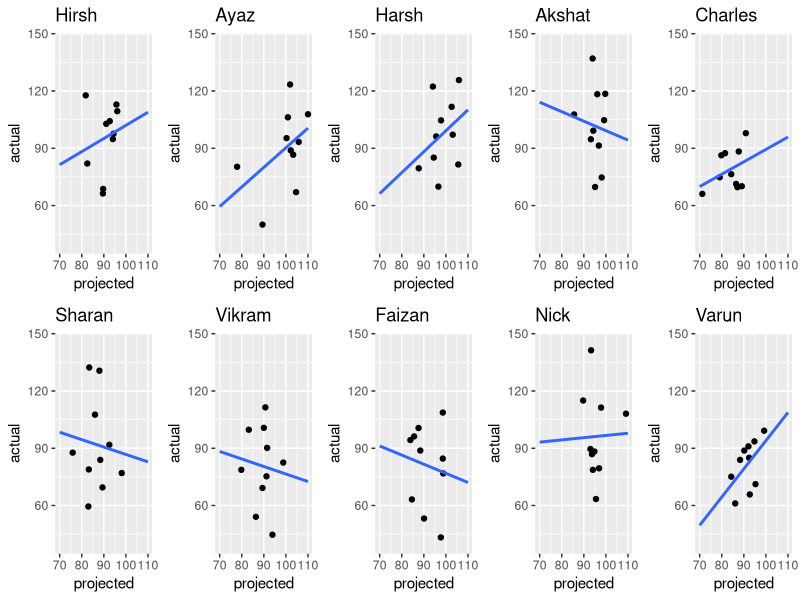
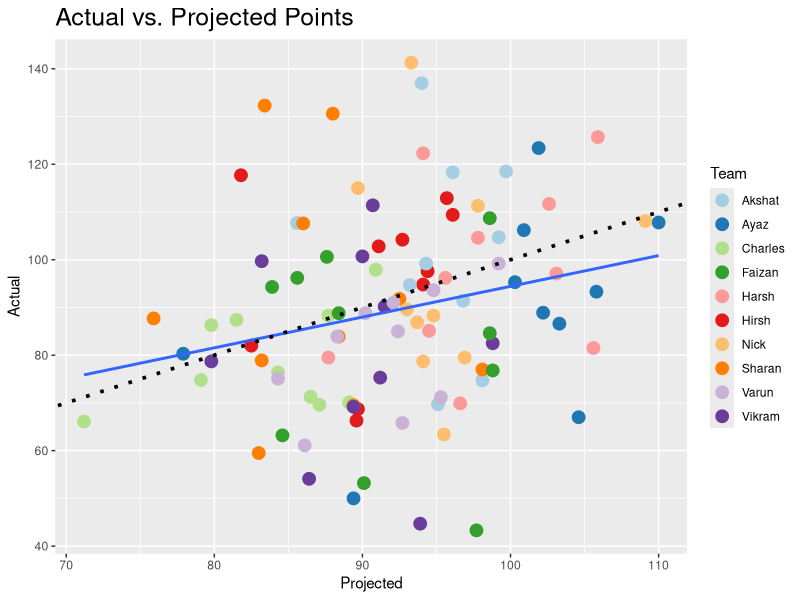
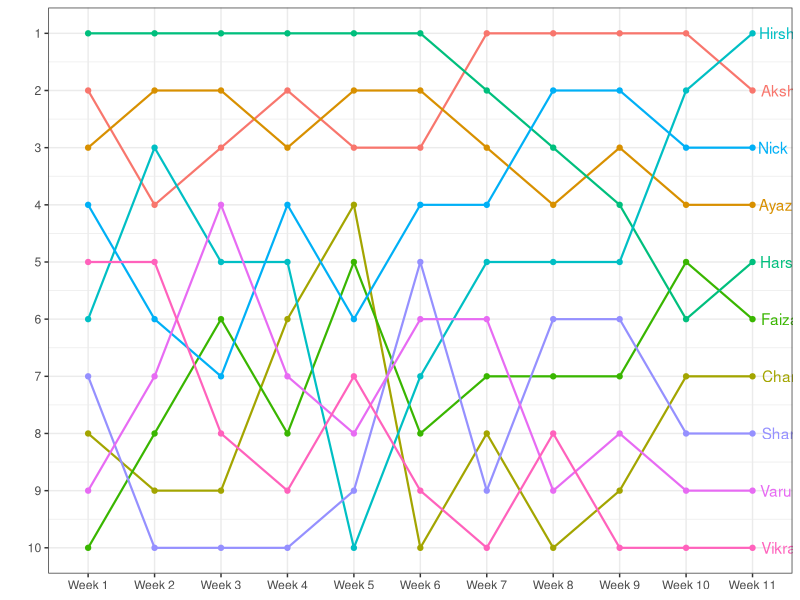

Reproduce these figures in R, in order.
# Create data frame for each team

hirsh_projected <- c(95.7, 92.7, 89.6, 89.7, 82.5, 94.1, 96.1, 94.4, 91.1, 81.8)
hirsh_actual <- c(112.9, 104.2, 66.3, 68.7, 82, 94.8, 109.4, 97.6, 102.8, 117.7)
hirsh <- list(hirsh_actual, hirsh_projected)
hirsh <- as.data.frame(hirsh, row.names = c("Week 1", "Week 2", "Week 3", "Week 4", "Week 5", 
                                            "Week 6", "Week 7", "Week 8", "Week 9", "Week 10"))
colnames(hirsh) <- c("actual", "projected")

ayaz_projected <- c(104.6, 110, 100.3, 100.9, 89.4, 101.9, 103.3, 102.2, 77.9, 105.8)
ayaz_actual <- c(67, 107.8, 95.3, 106.2, 50, 123.4, 86.6, 88.9, 80.3, 93.3)
ayaz <- list(ayaz_actual, ayaz_projected)
ayaz <- as.data.frame(ayaz, row.names = c("Week 1", "Week 2", "Week 3", "Week 4", "Week 5",
                                          "Week 6", "Week 7", "Week 8", "Week 9", "Week 10"))
colnames(ayaz) <- c("actual", "projected")

harsh_projected <- c(94.1, 102.6, 95.6, 105.9, 97.8, 94.5, 103.1, 105.6, 96.6, 87.7)
harsh_actual <- c(122.3, 111.7, 96.2, 125.7, 104.6, 85.1, 97.1, 81.5, 69.9, 79.5)
harsh <- list(harsh_actual, harsh_projected)
harsh <- as.data.frame(harsh, row.names = c("Week 1", "Week 2", "Week 3", "Week 4", "Week 5",
                                            "Week 6", "Week7", "Week 8", "Week 9", "Week 10"))
colnames(harsh) <- c("actual", "projected")

akshat_projected <- c(96.8, 98.1, 96.1, 99.7, 95.1, 93.2, 94, 85.6, 99.2, 94.3)
akshat_actual <- c(91.4, 74.7, 118.3, 118.5, 69.7, 94.7, 137, 107.7, 104.7, 99.2)
akshat <- list(akshat_actual, akshat_projected)
akshat <- as.data.frame(akshat, row.names = c("Week 1", "Week 2", "Week 3", "Week 4", "Week 5",
                                              "Weeek 6", "Week 7", "Week 8", "Week 9", "Week 10"))
colnames(akshat) <- c("actual", "projected")

charles_projected <- c(87.7, 87.1, 84.3, 86.5, 90.9, 89.1, 79.1, 79.8, 71.2, 81.5)
charles_actual <- c(88.3, 69.6, 76.4, 71.3, 97.9, 70.1, 74.8, 86.3, 66.1, 87.4)
charles <- list(charles_actual, charles_projected)
charles <- as.data.frame(charles, row.names = c("Week 1", "Week 2", "Week 3", "Week 4", "Week 5",
                                                "Week 6", "Week 7", "Week 8", "Week 9", "Week 10"))
colnames(charles) <- c("actual", "projected")

sharan_projected <- c(83.2, 89.4, 83.0, 92.5, 83.4, 86, 88.4, 88.0, 75.9, 98.1)
sharan_actual <- c(78.9, 69.5, 59.5, 91.8, 132.3, 107.6, 83.9, 130.6, 87.7, 77.0)
sharan <- list(sharan_actual, sharan_projected)
sharan <- as.data.frame(sharan, row.names = c("Week 1", "Week 2", "Week 3", "Week 4", "Week 5",
                                              "Week 6", "Week 7", "Week 8", "Week 9", "Week 10"))
colnames(sharan) <- c("actual", "projected")

vikram_projected <- c(91.5, 98.8, 91.2, 93.9, 83.2, 90.7, 86.4, 90.0, 79.8, 89.4)
vikram_actual <- c(90.2, 82.5, 75.3, 44.7, 99.7, 111.4, 54.1, 100.7, 78.7, 69.2)
vikram <- list(vikram_actual, vikram_projected)
vikram <- as.data.frame(vikram, row.names = c("Week 1", "Week 2", "Week 3", "Week 4", "Week 5",
                                              "Week 6", "Week 7", "Week 8", "Week 9", "Week 10"))
colnames(vikram) <- c("actual", "projected")

faizan_projected <- c(97.7, 98.6, 98.8, 98.6, 85.6, 90.1, 88.4, 84.6, 83.9, 87.6)
faizan_actual <- c(43.3, 108.7, 76.8, 84.6, 96.2, 53.2, 88.8, 63.2, 94.3, 100.6)
faizan <- list(faizan_actual, faizan_projected)
faizan <- as.data.frame(faizan, row.names = c("Week 1", "Week 2", "Week 3", "Week 4", "Week 5",
                                              "Week 6", "Week 7", "Week 8", "Week 9", "Week 10"))
colnames(faizan) <- c("actual", "projected")

nick_projected <- c(94.8, 94.1, 93.7, 93.3, 95.5, 89.7, 93, 97.8, 109.1, 96.9)
nick_actual <- c(88.3, 78.7, 86.9, 141.3, 63.4, 115, 89.6, 111.3, 108.1, 79.5)
nick <- list(nick_actual, nick_projected)
nick <- as.data.frame(nick, row.names = c("Week 1", "Week 2", "Week 3", "Week 4", "Week 5",
                                          "Week 6", "Week 7", "Week 8", "Week 9", "Week 10"))
colnames(nick) <- c("actual", "projected")

varun_projected <- c(95.3, 99.2, 88.3, 92.7, 92.4, 94.8, 90.2, 86.1, 84.3, 92.1)
varun_actual <- c(71.2, 99.2, 83.9, 65.8, 85.0, 93.6, 88.8, 61.1, 75.1, 91)
varun <- list(varun_actual, varun_projected)
varun <- as.data.frame(varun, row.names = c("Week 1", "Week 2", "Week 3", "Week 4", "Week 5",
                                            "Week 6", "Week 7", "Week 8", "Week 9", "Week 10"))
colnames(varun) <- c("actual", "projected")


# Plot 
library(ggplot2)
library(gridExtra)
a <- ggplot(hirsh, aes(x=projected, y=actual)) +
  geom_point() + stat_smooth(method = "lm", se = FALSE, fullrange = TRUE) +
  xlim(70,110) + ylim(40,145) +
  ggtitle("Hirsh")

b <- ggplot(ayaz, aes(x=projected, y=actual)) +
  geom_point() + stat_smooth(method = "lm", se = FALSE, fullrange = TRUE) +
  xlim(70,110) + ylim(40,145) +
  ggtitle("Ayaz")

c <- ggplot(harsh, aes(x=projected, y=actual)) +
  geom_point() + stat_smooth(method = "lm", se = FALSE, fullrange = TRUE) +
  xlim(70,110) + ylim(40,145) +
  ggtitle("Harsh")

d <- ggplot(akshat, aes(x=projected, y=actual)) +
  geom_point() + stat_smooth(method = "lm", se = FALSE, fullrange = TRUE) +
  xlim(70,110) + ylim(40,145) +
  ggtitle("Akshat")

e <- ggplot(charles, aes(x=projected, y=actual)) +
  geom_point() + stat_smooth(method = "lm", se = FALSE, fullrange = TRUE) +
  xlim(70,110) + ylim(40,145) +
  ggtitle("Charles")

f <- ggplot(sharan, aes(x=projected, y=actual)) +
  geom_point() + stat_smooth(method = "lm", se = FALSE, fullrange = TRUE) +
  xlim(70,110) + ylim(40,145) +
  ggtitle("Sharan")

g <- ggplot(vikram, aes(x=projected, y=actual)) +
  geom_point() + stat_smooth(method = "lm", se = FALSE, fullrange = TRUE) +
  xlim(70,110) + ylim(40,145) +
  ggtitle("Vikram")

h <- ggplot(faizan, aes(x=projected, y=actual)) +
  geom_point() + stat_smooth(method = "lm", se = FALSE, fullrange = TRUE) +
  xlim(70,110) + ylim(40,145) +
  ggtitle("Faizan")

i <- ggplot(nick, aes(x=projected, y=actual)) +
  geom_point() + stat_smooth(method = "lm", se = FALSE, fullrange = TRUE) +
  xlim(70,110) + ylim(40,145) +
  ggtitle("Nick")

j <- ggplot(varun, aes(x=projected, y=actual)) +
  geom_point() + stat_smooth(method = "lm", se = FALSE, fullrange = TRUE) +
  xlim(70,110) + ylim(40,145) +
  ggtitle("Varun")

grid.arrange(a,b,c,d,e,f,g,h,i,j, nrow = 2)

# Create plot for total league actual vs projected scores
projected <- c(hirsh_projected, ayaz_projected, harsh_projected, akshat_projected, charles_projected,
               sharan_projected, vikram_projected, faizan_projected, nick_projected, varun_projected)

actual <- c(hirsh_actual, ayaz_actual, harsh_actual, akshat_actual, charles_actual, 
            sharan_actual, vikram_actual, faizan_actual, nick_actual, varun_actual)

team <- rep(c("Hirsh", "Ayaz", "Harsh", "Akshat", "Charles", "Sharan", "Vikram", "Faizan", "Nick", "Varun"), 
            each = 10)

total <- data.frame(projected, actual, team)
total

ggplot(total, aes(x=projected, y=actual)) +
  geom_point(size=4, aes(color=team)) +
  scale_color_brewer("Team", palette = "Paired") +
  geom_smooth(method = "lm", se = FALSE, formula = y~x) +
  geom_abline(slope=1, intercept=0, linetype="dotted", size=1.25) +
  xlab("Projected") + ylab("Actual") +
  ggtitle("Actual vs. Projected Points") + 
  theme(plot.title = element_text(size=18))
  

# Power rankings
# hirsh, ayaz, harsh, akshat, charles, sharan, vik, faiz, nick, vv
week1 <- c(6,3,1,2,8,7,5,10,4,9)
week2 <- c(3,2,1,4,9,10,5,8,6,7)
week3 <- c(5,2,1,3,9,10,8,6,7,4)
week4 <- c(5,3,1,2,6,10,9,8,4,7)
week5 <- c(10,2,1,3,4,9,7,5,6,8)
week6 <- c(7,2,1,3,10,5,9,8,4,6)
week7 <- c(5,3,2,1,8,9,10,7,4,6)
week8 <- c(5,4,3,1,10,6,8,7,2,9)
week9 <- c(5,3,4,1,9,6,10,7,2,8)
week10 <- c(2,4,6,1,7,8,10,5,3,9)
week11 <- c(1,4,5,2,7,8,10,6,3,9)

powerranks <- data.frame(week1, week2, week3, week4, week5, week6, week7, week8, week9, week10,
                         week11)
powerranks$avg <- round((powerranks$week1 + powerranks$week2 + powerranks$week3 + powerranks$week4 +
                         powerranks$week5 + powerranks$week6 + powerranks$week7 + powerranks$week8 +
                           powerranks$week9 + powerranks$week10 + powerranks$week11)/11,1)
powerranks$team <- c("Hirsh", "Ayaz", "Harsh", "Akshat", "Charles", "Sharan", "Vikram", "Faizan", 
                          "Nick", "Varun")

powerranks <- powerranks[c(13,1,2,3,4,5,6,7,8,9,10,11,12)] #change order every week to put most recent week at the end
powerranks <- powerranks[order(powerranks$avg),]
row.names(powerranks) <- 1:nrow(powerranks)
powerranks

library(reshape2)
a <- melt(powerranks, id.vars="team",
          measure.vars = grep("^week",names(powerranks),value=TRUE))
a

# Plot power ranking
library(ggplot2)
ggplot(a, aes(x=variable, y=value,color=team)) +
  geom_point() +
  geom_line(aes(group = team), size=0.75) + 
  scale_y_continuous(breaks = seq(1,10,1),trans = "reverse") +
  geom_text(aes(label=team),data=a[a$variable == "week11",],hjust=-0.18) + #change week
  theme_bw() +
  theme(legend.position = "none") +
  ylab("") + 
  theme(axis.title.x = element_blank()) +
  scale_x_discrete(labels=c("week1"="Week 1", "week2"="Week 2", "week3"="Week 3", "week4"="Week 4",
                            "week5"="Week 5", "week6"="Week 6", "week7"="Week 7", "week8"="Week 8",
                            "week9"="Week 9", "week10"="Week 10", "week11"="Week 11")) #add week
  theme(panel.grid.minor = element_blank()) +
  theme(axis.text = element_text(size=12)) +
  theme(plot.title = element_text(size=18, face="bold",hjust = 0.5)) +
  ggtitle("Weekly Power Rankings")
